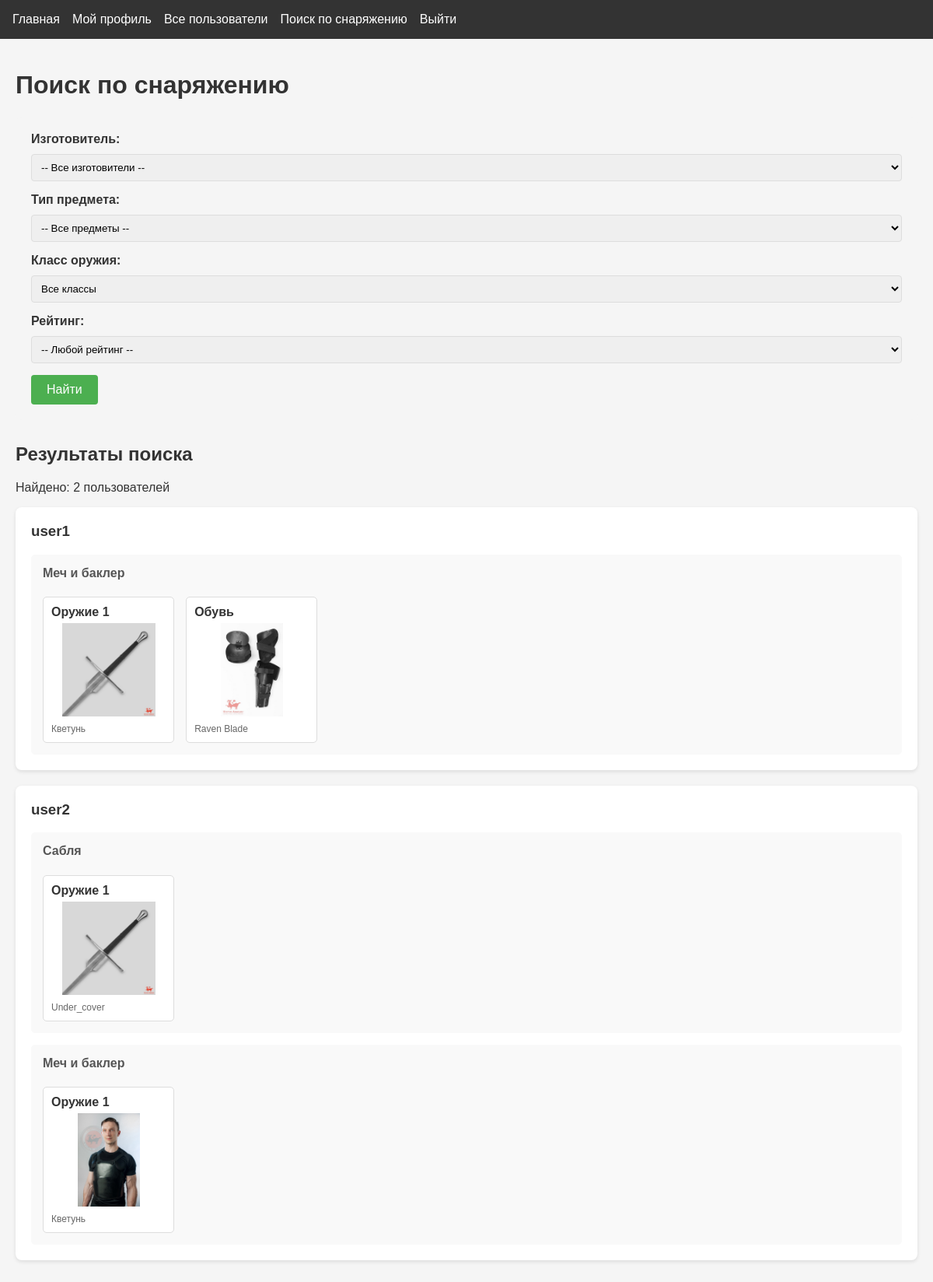
Page /search (signed in) on the committed database.
### app.py (models this page shows)
class User(db.Model, UserMixin):
    id = db.Column(db.Integer, primary_key=True)
    username = db.Column(db.String(80), unique=True, nullable=False)
    password = db.Column(db.String(120), nullable=False)
    weapon_class = db.Column(db.String(20), default="sword_buckler")
    age = db.Column(db.Integer)
    real_name = db.Column(db.String(100))
    has_longsword = db.Column(db.Boolean, default=False)
    longsword_since = db.Column(db.Date)
    has_rapier = db.Column(db.Boolean, default=False)
    rapier_since = db.Column(db.Date)
    has_sabre = db.Column(db.Boolean, default=False)
    sabre_since = db.Column(db.Date)
    has_sword_buckler = db.Column(db.Boolean, default=False)
    sword_buckler_since = db.Column(db.Date)
    items = db.relationship(
        "InventoryItem", backref="user", lazy=True, cascade="all, delete-orphan"
    )

class InventoryItem(db.Model):
    id = db.Column(db.Integer, primary_key=True)
    user_id = db.Column(db.Integer, db.ForeignKey("user.id"), nullable=False)
    model = db.Column(db.String(20), default="none")  # изготовитель
    model_site = db.Column(db.Text)  # ссылка на изготовителя
    weapon_class = db.Column(db.String(20), default="all")  # 'all' или конкретный класс
    item_type = db.Column(db.String(20), nullable=False)
    image_paths = db.Column(db.Text)
    description = db.Column(db.Text)
    pros = db.Column(db.Text)
    cons = db.Column(db.Text)
    rating = db.Column(db.Integer)
    weight = db.Column(db.Float)  # вес
    length = db.Column(db.Float)  # длина
    balance_point = db.Column(db.Float)  # точка баланса
    point_perimeter = db.Column(db.Float)  # периметр пунты
    stiffness = db.Column(db.Float)  # жесткость

### app.py (the view, shortened to what this page needs)
@app.route("/search")
@login_required
def user_search_equip():
    manufacturer = request.args.get("manufacturer", "")
    item_type = request.args.get("item_type", "")
    weapon_class = request.args.get("weapon_class", "all")
    rating_item = request.args.get("rating", "")
    users = User.query.order_by(User.username).all()
    results = []
    for user in users:
        query = InventoryItem.query.filter_by(user_id=user.id)
        if manufacturer:
            query = query.filter_by(model=manufacturer)
        if rating_item:
            query = query.filter_by(rating=rating_item)
        if weapon_class != "all":
            query = query.filter(
                (InventoryItem.weapon_class == weapon_class) |
                (InventoryItem.weapon_class == "all")
            )
        items = query.all()
        if items:
            items_by_class = {}
            for item in items:
                if item.weapon_class not in items_by_class:
                    items_by_class[item.weapon_class] = []
                items_by_class[item.weapon_class].append(item)
            results.append({
                "user": user,
                "items_by_class": items_by_class
            })
    item_types = [
        "gorget", "head", "namasnik", "naplech", "torso",
        "ng", "brass", "lokti", "gloves", "sht",
        "pants", "shoes", "bag", "sword"
    ]
    return render_template(
        "search.html",
        results=results,
        search_manufacturer=manufacturer,
        search_item_type=item_type,
        search_weapon_class=weapon_class,
        weapon_classes={
            "sword_buckler": "Меч и баклер",
            "longsword": "Длинный меч",
            "rapier_dagger": "Рапира и дага",
            "sabre": "Сабля",
            "all": "Все классы"
        },
        manufacturers=[
            ("Kvetun", "Кветунь"),
            ("Gold_Sokol", "Золотой сокол"),
            ("PBT", "PBT"),
            ("SPES", "SPES"),
            ("Foxtail", "Fox Tail"),
            ("Fencing_shop", "Fencing shop"),
            ("pangolins", "Панголины"),
            ("Raidu", "Raidu"),
            ("under_cover", "Under Cover"),
            ("ultima_ratio", "Ultima Ratio"),
            ("raven_blade", "RavenBlade"),
            ("PikeArmory", "Pike Armory")
        ],
        rating=[1,2,3,4,5],
        search_rating=rating_item,
        item_types=item_types
    )

### app.py (called while the page is built)
@login_manager.user_loader
def load_user(user_id):
    return User.query.get(int(user_id))

### templates/search.html (shortened to what this page needs)
{% extends "base.html" %}
{% block content %}
<div class="search-container">
    <h1>Поиск по снаряжению</h1>
    <div class="search-box">
        <form action="{{ url_for('user_search_equip') }}" method="GET">
            <div class="form-group">
                <label for="manufacturer">Изготовитель:</label>
                <select id="manufacturer" name="manufacturer">
                    <option value="">-- Все изготовители --</option>
                </select>
            </div>
            <div class="form-group">
                <label for="item_type">Тип предмета:</label>
                <select id="item_type" name="item_type">
                    <option value="">-- Все предметы --</option>
                </select>
            </div>
            <div class="form-group">
                <label for="weapon_class">Класс оружия:</label>
                <select id="weapon_class" name="weapon_class">
                    {% for value, name in weapon_classes.items() %}
                    <option value="{{ value }}" {% if search_weapon_class == value %}selected{% endif %}>{{ name }}</option>
                    {% endfor %}
                </select>
            </div>
            <div class="form-group">
                <label for="rating">Рейтинг:</label>
                <select id="rating" name="rating">
                    <option value="">-- Любой рейтинг --</option>
                </select>
            </div>
            <button type="submit" class="btn">Найти</button>
        </form>
    </div>
    {% if results %}
    <div class="search-results">
        <h2>Результаты поиска</h2>
        <p>Найдено: {{ results|length }} пользователей</p>
        {% for result in results %}
        <div class="user-result">
            <h3>
                <a href="{{ url_for('view_profile', username=result.user.username) }}">
                    {{ result.user.username }}
                </a>
            </h3>
            {% for weapon_class, items in result.items_by_class.items() %}
            <div class="weapon-class-section">
                <h4>{{ weapon_classes.get(weapon_class, weapon_class) }}</h4>
                <div class="items-grid">
                    {% for item in items %}
                    <div class="search-item" onclick="showTooltip(event)">
                        <div class="item-type">
                            {% if item.item_type == 'gorget' %} Горжет
                            {% elif item.item_type == 'namasnik' %} Намасник
                            {% elif item.item_type == 'head' %} Маска
                            {% elif item.item_type == 'naplech' %} Наплечники
                            {% elif item.item_type == 'sword1' %} Оружие 1
                            {% elif item.item_type == 'torso' %} Куртка
                            {% elif item.item_type == 'ng' %} Нагрудник
                            {% elif item.item_type == 'sht' %} Штаны
                            {% elif item.item_type == 'pants' %} Ноги
                            {% elif item.item_type == 'brass' %} Брассары
                            {% elif item.item_type == 'sword2' %} Оружие 2
                            {% elif item.item_type == 'bag' %} Сумка
                            {% elif item.item_type == 'lokti' %} Локти
                            {% elif item.item_type == 'gloves' %} Перчатки
                            {% elif item.item_type == 'sword3' %} Оружие 3
                            {% elif item.item_type == 'shoes' %} Обувь
                            {%else%} -
                            {% endif%}
                        </div>
                        {% if item.image_paths %}
                        <img src="{{ url_for('static', filename='uploads/' + item.image_paths.split(',')[0]) }}"
                             alt="{{ item.item_type }}"
                             data-description="{{ item.description }}"
                             data-pros="{{ item.pros }}"
                             data-cons="{{ item.cons }}"
                             data-model="{{ item.model }}"
                             data-rating="{{ item.rating }}"
                             data-images="{{ item.image_paths }}"
                             data-weight="{{ item.weight }}"
                             data-length="{{ item.length }}"
                             data-balance-point="{{ item.balance_point }}"
                             data-point-perimeter="{{ item.point_perimeter }}"
                             data-stiffness="{{ item.stiffness }}">
                        {% else %}
                        <div class="no-image">Нет изображения</div>
                        {% endif %}
                        <div class="item-model">
                            {% if item.model == "Kvetun" %}Кветунь
                            {% elif item.model == "Gold_Sokol" %}Золотой сокол
                            {% elif item.model == "PikeArmory" %}Pike Armory
                            {% elif item.model == "PBT" %}PBT
                            {% elif item.model == "SPES" %}SPES
                            {% elif item.model == "Fencing_shop" %}Fencing shop
                            {% elif item.model == "pangolins" %}Панголины
                            {% elif item.model == "foxtail" %}Fox Tail
                            {% elif item.model == "Raidu" %}Raidu
                            {% elif item.model == "under_cover" %}Under Cover
                            {% elif item.model == "ultima_ratio" %}Ultima Ratio
                            {% elif item.model == "raven_blade" %}Raven Blade
                            {% else %}{{ item.model }}
                            {% endif %}
                        </div>
                    </div>
                    {% endfor %}
                </div>
            </div>
            {% endfor %}
        </div>
        {% endfor %}
    </div>
    {% elif request.args.get('manufacturer') or request.args.get('item_type') or request.args.get('weapon_class') %}
    <div class="no-results">
        <p>Ничего не найдено по вашему запросу.</p>
    </div>
    {% endif %}
</div>
{% endblock %}

### templates/base.html (shortened to what this page needs)
<!DOCTYPE html>
<html lang="ru">
<head>
    <link rel="stylesheet" href="{{ url_for('static', filename='css/style.css') }}">
</head>
<body>
    <header>
        <nav>
            <a href="{{ url_for('index') }}">Главная</a>
            {% if current_user.is_authenticated %}
                <a href="{{ url_for('my_profile') }}">Мой профиль</a>
                 <a href="{{ url_for('user_list') }}">Все пользователи</a>
                 <a href="{{ url_for('user_search_equip') }}">Поиск по снаряжению</a>
                <a href="{{ url_for('logout') }}">Выйти</a>
            {% else %}
                <a href="{{ url_for('login') }}">Войти</a>
                <a href="{{ url_for('register') }}">Регистрация</a>
            {% endif %}
        </nav>
    </header>
    <main>
        {% block content %}{% endblock %}
    </main>
</body>
</html>

### static/css/style.css (style rules this page uses)
body { font-family: 'Arial', sans-serif; margin: 0; padding: 0; background-color: #f5f5f5; color: #333; }
header { background-color: #333; color: white; padding: 1rem; }
nav { display: flex; gap: 1rem; }
nav a { color: white; text-decoration: none; }
.btn { display: inline-block; padding: 0.5rem 1rem; background-color: #4CAF50; color: white; text-decoration: none; border-radius: 4px; }
.form-group { display: flex; flex-direction: column; gap: 5px; }
.form-group label { font-weight: bold; }
.btn { padding: 10px 15px; border-radius: 4px; cursor: pointer; text-decoration: none; }

### templates/search.html (style rules this page uses)
.search-container { max-width: 1200px; margin: 0 auto; padding: 20px; }
.search-box { background: #f5f5f5; padding: 20px; border-radius: 8px; margin-bottom: 30px; }
.form-group { margin-bottom: 15px; }
.form-group label { display: block; margin-bottom: 5px; font-weight: bold; }
.form-group select { width: 100%; padding: 8px; border: 1px solid #ddd; border-radius: 4px; }
.btn { padding: 10px 20px; background-color: #4CAF50; color: white; border: none; border-radius: 4px; cursor: pointer; font-size: 16px; }
.search-results { margin-top: 20px; }
.user-result { background: white; border-radius: 8px; padding: 20px; margin-bottom: 20px; box-shadow: 0 2px 5px rgba(0,0,0,0.1); }
.user-result h3 { margin-top: 0; color: #333; }
.user-result h3 a { color: inherit; text-decoration: none; }
.weapon-class-section { margin-top: 15px; padding: 15px; background: #f9f9f9; border-radius: 5px; }
.weapon-class-section h4 { margin-top: 0; color: #555; }
.items-grid { display: grid; grid-template-columns: repeat(auto-fill, minmax(150px, 1fr)); gap: 15px; margin-top: 10px; }
.search-item { background: white; border: 1px solid #ddd; border-radius: 5px; padding: 10px; cursor: pointer; transition: transform 0.2s; }
.search-item .item-type { font-weight: bold; margin-bottom: 5px; text-transform: capitalize; }
.search-item img { width: 100%; height: 120px; object-fit: contain; margin-bottom: 5px; }
.search-item .item-model { font-size: 12px; color: #666; }

### rows in the picture
User: user.username "user1"
InventoryItem: get "Меч и баклер", shows "Оружие 1", image_paths+item_type (picture), model "Кветунь"
InventoryItem: shows "Обувь", image_paths+item_type (picture), model "Raven Blade"
User: user.username "user2"
InventoryItem: get "Сабля", shows "Оружие 1", image_paths+item_type (picture), model "Under_cover"
InventoryItem: get "Меч и баклер", shows "Оружие 1", image_paths+item_type (picture), model "Кветунь"

### other values in the picture
{{ results|length }} "2"
form field weapon_class "Все классы"
